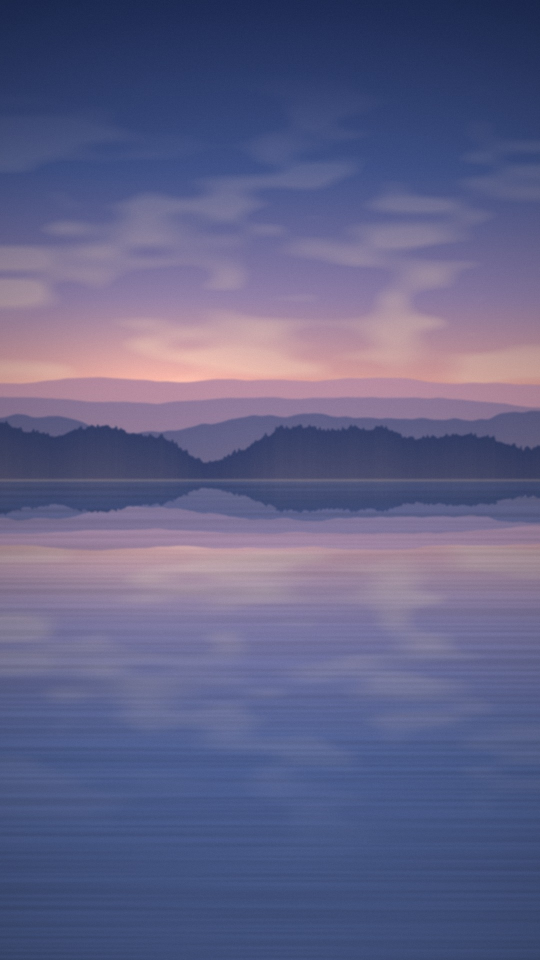
#> input picture works/2026-11-09-catch/reel/render/wall-home.jpg, 1080 x 1920 px, given in place of 0060.jpg, which was not available (shown at 1/2 size)
$ python edit5.py
#> lines starting #> are read from the running program, lines starting #| are printed output that depends on the picture; after the words box and inside, x2 and y2 are one past the last pixel; in counts of white or black regions, pixels touching at a corner belong together
"""Sixth cut (Fable review 3: the claw over the live cat from frame 1, no push-in, catch -> capsule in one shot;
Fable's real Pixel home; icon C). Was the fifth cut:

Fifth cut of the catch reel: the spec from Fable's second review (11-17) on the operator's 9 notes. 25 s, 1080 x 1920.

python reel/render/edit4.py

Beats (s): open 1.5 | catch 3.6 | capsule pop 2.4 | dex 2.0 (zoom on the new card, out to the grid, 7 -> 8) |
home on a hand-free phone: lives 2.0, double tap -> shortcut cloud held -> app 3.0, throw 1.6, wall 1.4 |
fur-ball grid 4.5 | end card 3.0. Hard cuts. Captions v2 (cap2.html): app card pill, highlighter swept in.
The home screen sits on a phone (black bezel, round corners) over the blurred room, swaying slightly; the dex shrinks
into the app icon on the way out. Sound: each page's events -> the app's res/raw sfx.
"""
import json
import math
import subprocess
from pathlib import Path

import numpy as np
from PIL import Image, ImageDraw, ImageFilter

R = Path(__file__).resolve().parent
OUT = R / "out-reel6"
FPS, W, H = 30, 1080, 1920


def ease(x: float) -> float:
    x = min(1, max(0, x)); return 1 - (1 - x) ** 3


def img(p: Path) -> Image.Image:
    im = Image.open(p).convert("RGB")
    return im if im.size == (W, H) else im.resize((W, H), Image.LANCZOS)


# [25 lines left out: functions push, grade, frames, not called in this run]


# ---------- the phone (home beats) ----------
ROOM = Image.open(R / "a10/0060.jpg").convert("RGB").resize((W, H)).filter(ImageFilter.GaussianBlur(40))
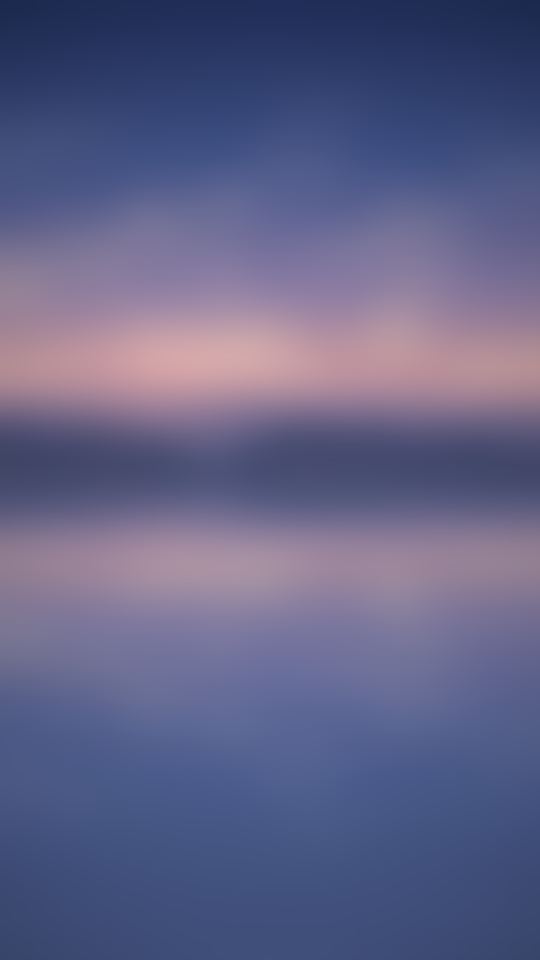
#> ROOM: PIL image 1080x1920 RGB (shown at 1/2 size); mean R, G, B 96.7, 97.6, 134.9
ROOM = Image.fromarray((np.asarray(ROOM).astype(np.float32) * .82).astype(np.uint8))
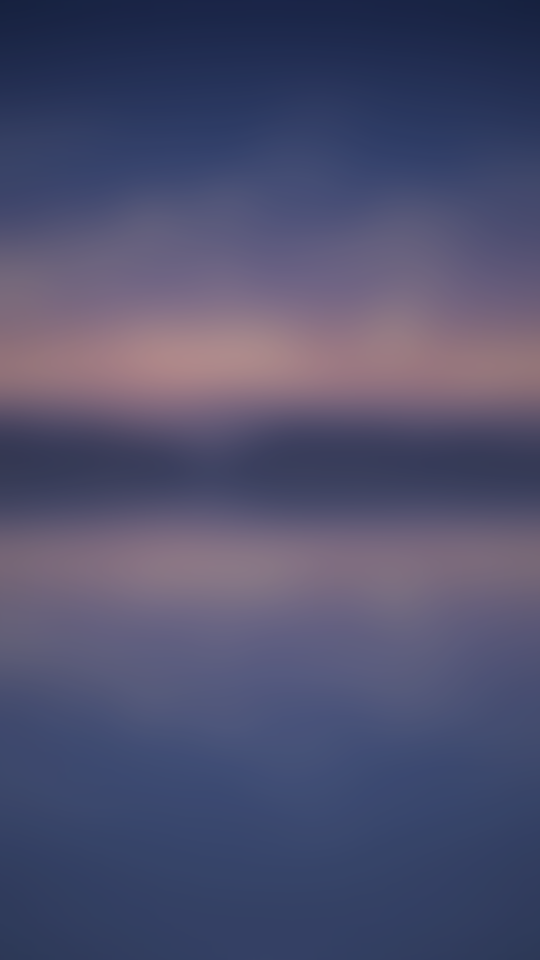
#> ROOM: PIL image 1080x1920 RGB (shown at 1/2 size); mean R, G, B 78.8, 79.5, 110.1
PS = .96
SW, SH = int(W * PS), int(H * PS)
MASK = Image.new("L", (SW, SH), 0); ImageDraw.Draw(MASK).rounded_rectangle((0, 0, SW - 1, SH - 1), radius=int(90 * PS), fill=255)
#> after `MASK = Image.new('L', (SW, SH), 0)`: MASK: PIL image 1036x1843 L; every value is 0
#> after `ImageDraw.Draw(MASK).rounded_rectangle((0, 0, SW - 1, SH - 1), radius=`:
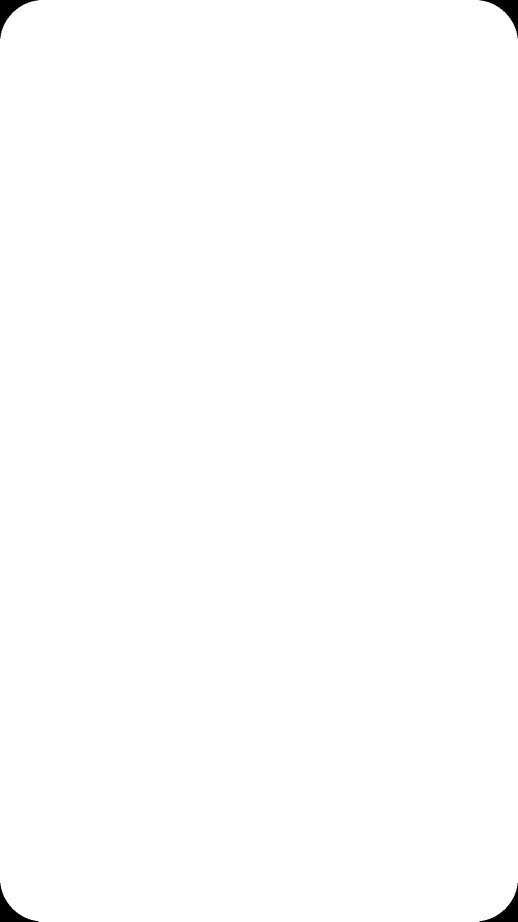
#> MASK: PIL image 1036x1843 L (shown at 1/2 size); 99.7% white; 4 black regions, box (x1, y1, x2, y2) and area: (0, 0, 77, 77) 1611, (959, 0, 1036, 77) 1611, (0, 1766, 77, 1843) 1611, (959, 1766, 1036, 1843) 1611
BEZ = 14
BODY = Image.new("RGBA", (SW + 2 * BEZ, SH + 2 * BEZ), (0, 0, 0, 0))
#> BODY: PIL image 1064x1871 RGBA; every value is 0
ImageDraw.Draw(BODY).rounded_rectangle((0, 0, SW + 2 * BEZ - 1, SH + 2 * BEZ - 1), radius=int(90 * PS) + BEZ, fill=(16, 16, 18, 255))
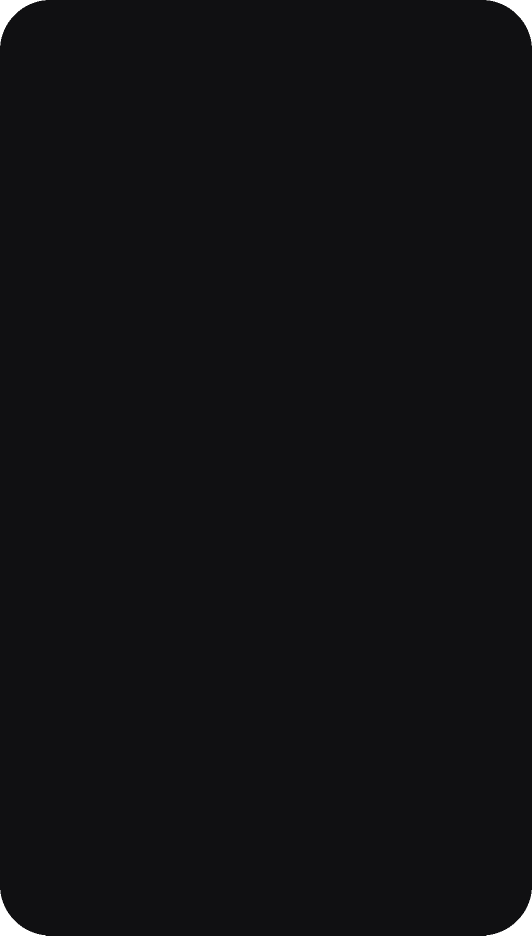
#> BODY: PIL image 1064x1871 RGBA (shown at 1/2 size); mean R, G, B, A 15.9, 15.9, 17.9, 253.9; transparent parts drawn white
ICON = (0.8385, 0.5441)   # 리얼뽑기 on the home grid (home.html ourIcon), share of the screen


# [22 lines left out: functions phone, home, not called in this run]


#> (the run stopped early here; a loop or call above may not have finished)
